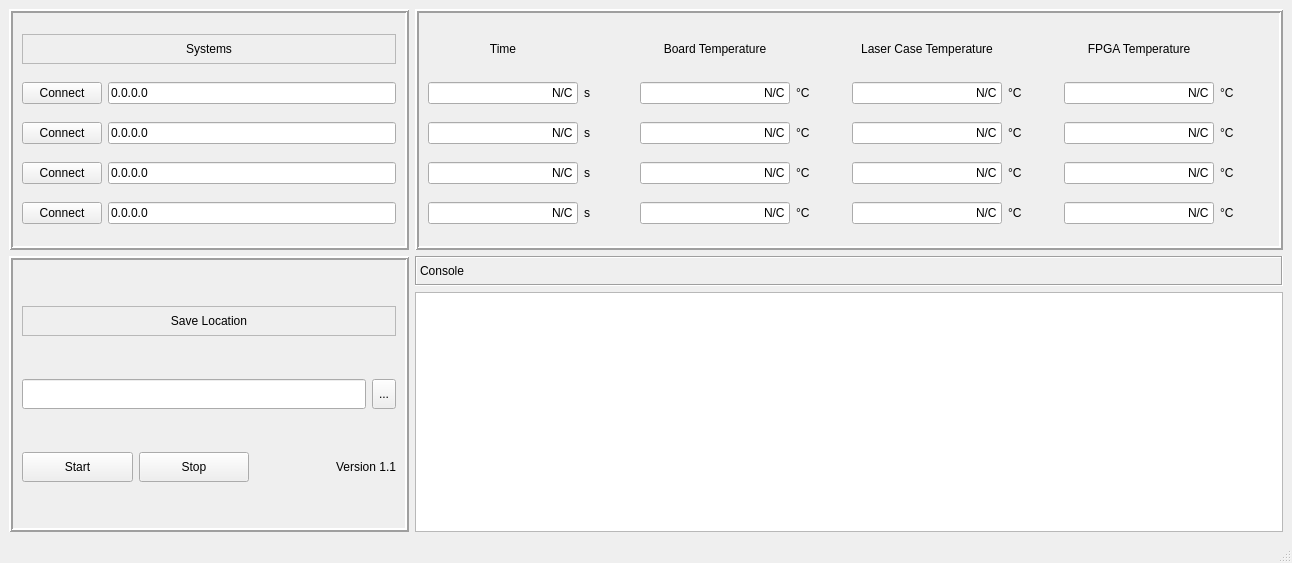
<?xml version="1.0" encoding="UTF-8"?>
<ui version="4.0">
 <class>MainWindow</class>
 <widget class="QMainWindow" name="MainWindow">
  <property name="geometry">
   <rect>
    <x>0</x>
    <y>0</y>
    <width>1264</width>
    <height>563</height>
   </rect>
  </property>
  <property name="maximumSize">
   <size>
    <width>2000</width>
    <height>1000</height>
   </size>
  </property>
  <property name="windowTitle">
   <string>MainWindow</string>
  </property>
  <widget class="QWidget" name="centralwidget">
   <layout class="QGridLayout" name="gridLayout_4">
    <item row="0" column="0">
     <widget class="QFrame" name="frame_2">
      <property name="minimumSize">
       <size>
        <width>400</width>
        <height>0</height>
       </size>
      </property>
      <property name="maximumSize">
       <size>
        <width>400</width>
        <height>16777215</height>
       </size>
      </property>
      <property name="frameShape">
       <enum>QFrame::Box</enum>
      </property>
      <property name="frameShadow">
       <enum>QFrame::Raised</enum>
      </property>
      <property name="lineWidth">
       <number>2</number>
      </property>
      <layout class="QGridLayout" name="gridLayout_2">
       <item row="0" column="0" colspan="2">
        <widget class="QLabel" name="label_21">
         <property name="minimumSize">
          <size>
           <width>0</width>
           <height>30</height>
          </size>
         </property>
         <property name="maximumSize">
          <size>
           <width>16777215</width>
           <height>30</height>
          </size>
         </property>
         <property name="frameShape">
          <enum>QFrame::StyledPanel</enum>
         </property>
         <property name="text">
          <string>Systems</string>
         </property>
         <property name="alignment">
          <set>Qt::AlignCenter</set>
         </property>
        </widget>
       </item>
       <item row="1" column="0">
        <widget class="QPushButton" name="Connect_1">
         <property name="minimumSize">
          <size>
           <width>50</width>
           <height>0</height>
          </size>
         </property>
         <property name="text">
          <string>Connect</string>
         </property>
        </widget>
       </item>
       <item row="1" column="1">
        <widget class="QLineEdit" name="system_ip_box_1">
         <property name="minimumSize">
          <size>
           <width>200</width>
           <height>0</height>
          </size>
         </property>
         <property name="text">
          <string>0.0.0.0</string>
         </property>
        </widget>
       </item>
       <item row="2" column="0">
        <widget class="QPushButton" name="Connect_2">
         <property name="minimumSize">
          <size>
           <width>50</width>
           <height>0</height>
          </size>
         </property>
         <property name="text">
          <string>Connect</string>
         </property>
        </widget>
       </item>
       <item row="2" column="1">
        <widget class="QLineEdit" name="system_ip_box_2">
         <property name="minimumSize">
          <size>
           <width>200</width>
           <height>0</height>
          </size>
         </property>
         <property name="text">
          <string>0.0.0.0</string>
         </property>
        </widget>
       </item>
       <item row="3" column="0">
        <widget class="QPushButton" name="Connect_3">
         <property name="minimumSize">
          <size>
           <width>50</width>
           <height>0</height>
          </size>
         </property>
         <property name="text">
          <string>Connect</string>
         </property>
        </widget>
       </item>
       <item row="3" column="1">
        <widget class="QLineEdit" name="system_ip_box_3">
         <property name="minimumSize">
          <size>
           <width>200</width>
           <height>0</height>
          </size>
         </property>
         <property name="text">
          <string>0.0.0.0</string>
         </property>
        </widget>
       </item>
       <item row="4" column="0">
        <widget class="QPushButton" name="Connect_4">
         <property name="minimumSize">
          <size>
           <width>50</width>
           <height>0</height>
          </size>
         </property>
         <property name="text">
          <string>Connect</string>
         </property>
        </widget>
       </item>
       <item row="4" column="1">
        <widget class="QLineEdit" name="system_ip_box_4">
         <property name="minimumSize">
          <size>
           <width>200</width>
           <height>0</height>
          </size>
         </property>
         <property name="text">
          <string>0.0.0.0</string>
         </property>
        </widget>
       </item>
      </layout>
     </widget>
    </item>
    <item row="0" column="1">
     <widget class="QFrame" name="frame">
      <property name="frameShape">
       <enum>QFrame::Box</enum>
      </property>
      <property name="frameShadow">
       <enum>QFrame::Raised</enum>
      </property>
      <property name="lineWidth">
       <number>2</number>
      </property>
      <layout class="QGridLayout" name="gridLayout_3">
       <item row="4" column="2">
        <widget class="QLineEdit" name="board_temp_4">
         <property name="minimumSize">
          <size>
           <width>150</width>
           <height>0</height>
          </size>
         </property>
         <property name="text">
          <string>N/C</string>
         </property>
         <property name="alignment">
          <set>Qt::AlignRight|Qt::AlignTrailing|Qt::AlignVCenter</set>
         </property>
         <property name="readOnly">
          <bool>true</bool>
         </property>
        </widget>
       </item>
       <item row="4" column="3">
        <widget class="QLabel" name="label_10">
         <property name="minimumSize">
          <size>
           <width>50</width>
           <height>0</height>
          </size>
         </property>
         <property name="text">
          <string>°C</string>
         </property>
        </widget>
       </item>
       <item row="4" column="5">
        <widget class="QLabel" name="label_14">
         <property name="minimumSize">
          <size>
           <width>50</width>
           <height>0</height>
          </size>
         </property>
         <property name="text">
          <string>°C</string>
         </property>
        </widget>
       </item>
       <item row="4" column="4">
        <widget class="QLineEdit" name="laser_case_temp_4">
         <property name="minimumSize">
          <size>
           <width>150</width>
           <height>0</height>
          </size>
         </property>
         <property name="text">
          <string>N/C</string>
         </property>
         <property name="alignment">
          <set>Qt::AlignRight|Qt::AlignTrailing|Qt::AlignVCenter</set>
         </property>
         <property name="readOnly">
          <bool>true</bool>
         </property>
        </widget>
       </item>
       <item row="1" column="0">
        <widget class="QLineEdit" name="time_1">
         <property name="minimumSize">
          <size>
           <width>150</width>
           <height>0</height>
          </size>
         </property>
         <property name="text">
          <string>N/C</string>
         </property>
         <property name="alignment">
          <set>Qt::AlignRight|Qt::AlignTrailing|Qt::AlignVCenter</set>
         </property>
         <property name="readOnly">
          <bool>true</bool>
         </property>
        </widget>
       </item>
       <item row="1" column="2">
        <widget class="QLineEdit" name="board_temp_1">
         <property name="minimumSize">
          <size>
           <width>150</width>
           <height>0</height>
          </size>
         </property>
         <property name="text">
          <string>N/C</string>
         </property>
         <property name="alignment">
          <set>Qt::AlignRight|Qt::AlignTrailing|Qt::AlignVCenter</set>
         </property>
         <property name="readOnly">
          <bool>true</bool>
         </property>
        </widget>
       </item>
       <item row="1" column="1">
        <widget class="QLabel" name="label_5">
         <property name="minimumSize">
          <size>
           <width>50</width>
           <height>0</height>
          </size>
         </property>
         <property name="text">
          <string>s</string>
         </property>
        </widget>
       </item>
       <item row="1" column="3">
        <widget class="QLabel" name="label_9">
         <property name="minimumSize">
          <size>
           <width>50</width>
           <height>0</height>
          </size>
         </property>
         <property name="text">
          <string>°C</string>
         </property>
        </widget>
       </item>
       <item row="1" column="5">
        <widget class="QLabel" name="label_13">
         <property name="minimumSize">
          <size>
           <width>50</width>
           <height>0</height>
          </size>
         </property>
         <property name="text">
          <string>°C</string>
         </property>
        </widget>
       </item>
       <item row="1" column="4">
        <widget class="QLineEdit" name="laser_case_temp_1">
         <property name="minimumSize">
          <size>
           <width>150</width>
           <height>0</height>
          </size>
         </property>
         <property name="text">
          <string>N/C</string>
         </property>
         <property name="alignment">
          <set>Qt::AlignRight|Qt::AlignTrailing|Qt::AlignVCenter</set>
         </property>
         <property name="readOnly">
          <bool>true</bool>
         </property>
        </widget>
       </item>
       <item row="2" column="1">
        <widget class="QLabel" name="label_6">
         <property name="minimumSize">
          <size>
           <width>50</width>
           <height>0</height>
          </size>
         </property>
         <property name="text">
          <string>s</string>
         </property>
        </widget>
       </item>
       <item row="2" column="2">
        <widget class="QLineEdit" name="board_temp_2">
         <property name="minimumSize">
          <size>
           <width>150</width>
           <height>0</height>
          </size>
         </property>
         <property name="text">
          <string>N/C</string>
         </property>
         <property name="alignment">
          <set>Qt::AlignRight|Qt::AlignTrailing|Qt::AlignVCenter</set>
         </property>
         <property name="readOnly">
          <bool>true</bool>
         </property>
        </widget>
       </item>
       <item row="4" column="0">
        <widget class="QLineEdit" name="time_4">
         <property name="minimumSize">
          <size>
           <width>150</width>
           <height>0</height>
          </size>
         </property>
         <property name="text">
          <string>N/C</string>
         </property>
         <property name="alignment">
          <set>Qt::AlignRight|Qt::AlignTrailing|Qt::AlignVCenter</set>
         </property>
         <property name="readOnly">
          <bool>true</bool>
         </property>
        </widget>
       </item>
       <item row="4" column="1">
        <widget class="QLabel" name="label_8">
         <property name="minimumSize">
          <size>
           <width>50</width>
           <height>0</height>
          </size>
         </property>
         <property name="text">
          <string>s</string>
         </property>
        </widget>
       </item>
       <item row="3" column="4">
        <widget class="QLineEdit" name="laser_case_temp_3">
         <property name="minimumSize">
          <size>
           <width>150</width>
           <height>0</height>
          </size>
         </property>
         <property name="text">
          <string>N/C</string>
         </property>
         <property name="alignment">
          <set>Qt::AlignRight|Qt::AlignTrailing|Qt::AlignVCenter</set>
         </property>
         <property name="readOnly">
          <bool>true</bool>
         </property>
        </widget>
       </item>
       <item row="4" column="6">
        <widget class="QLineEdit" name="fpga_temp_4">
         <property name="minimumSize">
          <size>
           <width>150</width>
           <height>0</height>
          </size>
         </property>
         <property name="text">
          <string>N/C</string>
         </property>
         <property name="alignment">
          <set>Qt::AlignRight|Qt::AlignTrailing|Qt::AlignVCenter</set>
         </property>
         <property name="readOnly">
          <bool>true</bool>
         </property>
        </widget>
       </item>
       <item row="2" column="3">
        <widget class="QLabel" name="label_11">
         <property name="minimumSize">
          <size>
           <width>50</width>
           <height>0</height>
          </size>
         </property>
         <property name="text">
          <string>°C</string>
         </property>
        </widget>
       </item>
       <item row="2" column="4">
        <widget class="QLineEdit" name="laser_case_temp_2">
         <property name="minimumSize">
          <size>
           <width>150</width>
           <height>0</height>
          </size>
         </property>
         <property name="text">
          <string>N/C</string>
         </property>
         <property name="alignment">
          <set>Qt::AlignRight|Qt::AlignTrailing|Qt::AlignVCenter</set>
         </property>
         <property name="readOnly">
          <bool>true</bool>
         </property>
        </widget>
       </item>
       <item row="2" column="5">
        <widget class="QLabel" name="label_15">
         <property name="minimumSize">
          <size>
           <width>50</width>
           <height>0</height>
          </size>
         </property>
         <property name="text">
          <string>°C</string>
         </property>
        </widget>
       </item>
       <item row="3" column="0">
        <widget class="QLineEdit" name="time_3">
         <property name="minimumSize">
          <size>
           <width>150</width>
           <height>0</height>
          </size>
         </property>
         <property name="text">
          <string>N/C</string>
         </property>
         <property name="alignment">
          <set>Qt::AlignRight|Qt::AlignTrailing|Qt::AlignVCenter</set>
         </property>
         <property name="readOnly">
          <bool>true</bool>
         </property>
        </widget>
       </item>
       <item row="3" column="1">
        <widget class="QLabel" name="label_7">
         <property name="minimumSize">
          <size>
           <width>50</width>
           <height>0</height>
          </size>
         </property>
         <property name="text">
          <string>s</string>
         </property>
        </widget>
       </item>
       <item row="2" column="0">
        <widget class="QLineEdit" name="time_2">
         <property name="minimumSize">
          <size>
           <width>150</width>
           <height>0</height>
          </size>
         </property>
         <property name="text">
          <string>N/C</string>
         </property>
         <property name="alignment">
          <set>Qt::AlignRight|Qt::AlignTrailing|Qt::AlignVCenter</set>
         </property>
         <property name="readOnly">
          <bool>true</bool>
         </property>
        </widget>
       </item>
       <item row="3" column="5">
        <widget class="QLabel" name="label_16">
         <property name="minimumSize">
          <size>
           <width>50</width>
           <height>0</height>
          </size>
         </property>
         <property name="text">
          <string>°C</string>
         </property>
        </widget>
       </item>
       <item row="3" column="2">
        <widget class="QLineEdit" name="board_temp_3">
         <property name="minimumSize">
          <size>
           <width>150</width>
           <height>0</height>
          </size>
         </property>
         <property name="text">
          <string>N/C</string>
         </property>
         <property name="alignment">
          <set>Qt::AlignRight|Qt::AlignTrailing|Qt::AlignVCenter</set>
         </property>
         <property name="readOnly">
          <bool>true</bool>
         </property>
        </widget>
       </item>
       <item row="2" column="6">
        <widget class="QLineEdit" name="fpga_temp_2">
         <property name="minimumSize">
          <size>
           <width>150</width>
           <height>0</height>
          </size>
         </property>
         <property name="text">
          <string>N/C</string>
         </property>
         <property name="alignment">
          <set>Qt::AlignRight|Qt::AlignTrailing|Qt::AlignVCenter</set>
         </property>
         <property name="readOnly">
          <bool>true</bool>
         </property>
        </widget>
       </item>
       <item row="3" column="3">
        <widget class="QLabel" name="label_12">
         <property name="minimumSize">
          <size>
           <width>50</width>
           <height>0</height>
          </size>
         </property>
         <property name="text">
          <string>°C</string>
         </property>
        </widget>
       </item>
       <item row="2" column="7">
        <widget class="QLabel" name="label_19">
         <property name="minimumSize">
          <size>
           <width>50</width>
           <height>0</height>
          </size>
         </property>
         <property name="text">
          <string>°C</string>
         </property>
        </widget>
       </item>
       <item row="3" column="7">
        <widget class="QLabel" name="label_20">
         <property name="minimumSize">
          <size>
           <width>50</width>
           <height>0</height>
          </size>
         </property>
         <property name="text">
          <string>°C</string>
         </property>
        </widget>
       </item>
       <item row="4" column="7">
        <widget class="QLabel" name="label_18">
         <property name="minimumSize">
          <size>
           <width>50</width>
           <height>0</height>
          </size>
         </property>
         <property name="text">
          <string>°C</string>
         </property>
        </widget>
       </item>
       <item row="1" column="7">
        <widget class="QLabel" name="label_17">
         <property name="minimumSize">
          <size>
           <width>50</width>
           <height>0</height>
          </size>
         </property>
         <property name="text">
          <string>°C</string>
         </property>
        </widget>
       </item>
       <item row="1" column="6">
        <widget class="QLineEdit" name="fpga_temp_1">
         <property name="minimumSize">
          <size>
           <width>150</width>
           <height>0</height>
          </size>
         </property>
         <property name="text">
          <string>N/C</string>
         </property>
         <property name="alignment">
          <set>Qt::AlignRight|Qt::AlignTrailing|Qt::AlignVCenter</set>
         </property>
         <property name="readOnly">
          <bool>true</bool>
         </property>
        </widget>
       </item>
       <item row="3" column="6">
        <widget class="QLineEdit" name="fpga_temp_3">
         <property name="minimumSize">
          <size>
           <width>150</width>
           <height>0</height>
          </size>
         </property>
         <property name="text">
          <string>N/C</string>
         </property>
         <property name="alignment">
          <set>Qt::AlignRight|Qt::AlignTrailing|Qt::AlignVCenter</set>
         </property>
         <property name="readOnly">
          <bool>true</bool>
         </property>
        </widget>
       </item>
       <item row="0" column="6">
        <widget class="QLabel" name="label_4">
         <property name="maximumSize">
          <size>
           <width>16777215</width>
           <height>30</height>
          </size>
         </property>
         <property name="frameShape">
          <enum>QFrame::NoFrame</enum>
         </property>
         <property name="frameShadow">
          <enum>QFrame::Sunken</enum>
         </property>
         <property name="text">
          <string>FPGA Temperature</string>
         </property>
         <property name="alignment">
          <set>Qt::AlignCenter</set>
         </property>
        </widget>
       </item>
       <item row="0" column="4">
        <widget class="QLabel" name="label_3">
         <property name="maximumSize">
          <size>
           <width>16777215</width>
           <height>30</height>
          </size>
         </property>
         <property name="frameShape">
          <enum>QFrame::NoFrame</enum>
         </property>
         <property name="frameShadow">
          <enum>QFrame::Sunken</enum>
         </property>
         <property name="text">
          <string>Laser Case Temperature</string>
         </property>
         <property name="alignment">
          <set>Qt::AlignCenter</set>
         </property>
        </widget>
       </item>
       <item row="0" column="2">
        <widget class="QLabel" name="label_2">
         <property name="maximumSize">
          <size>
           <width>16777215</width>
           <height>30</height>
          </size>
         </property>
         <property name="frameShape">
          <enum>QFrame::NoFrame</enum>
         </property>
         <property name="frameShadow">
          <enum>QFrame::Sunken</enum>
         </property>
         <property name="text">
          <string>Board Temperature</string>
         </property>
         <property name="alignment">
          <set>Qt::AlignCenter</set>
         </property>
        </widget>
       </item>
       <item row="0" column="0">
        <widget class="QLabel" name="label">
         <property name="maximumSize">
          <size>
           <width>16777215</width>
           <height>30</height>
          </size>
         </property>
         <property name="frameShape">
          <enum>QFrame::NoFrame</enum>
         </property>
         <property name="frameShadow">
          <enum>QFrame::Sunken</enum>
         </property>
         <property name="text">
          <string>Time</string>
         </property>
         <property name="alignment">
          <set>Qt::AlignCenter</set>
         </property>
        </widget>
       </item>
      </layout>
     </widget>
    </item>
    <item row="1" column="1">
     <widget class="QLabel" name="label_24">
      <property name="minimumSize">
       <size>
        <width>0</width>
        <height>30</height>
       </size>
      </property>
      <property name="maximumSize">
       <size>
        <width>16777215</width>
        <height>30</height>
       </size>
      </property>
      <property name="font">
       <font>
        <pointsize>9</pointsize>
       </font>
      </property>
      <property name="autoFillBackground">
       <bool>true</bool>
      </property>
      <property name="frameShape">
       <enum>QFrame::Box</enum>
      </property>
      <property name="frameShadow">
       <enum>QFrame::Sunken</enum>
      </property>
      <property name="text">
       <string>Console</string>
      </property>
     </widget>
    </item>
    <item row="2" column="1">
     <widget class="QTextBrowser" name="console_box">
      <property name="sizePolicy">
       <sizepolicy hsizetype="Preferred" vsizetype="Preferred">
        <horstretch>0</horstretch>
        <verstretch>0</verstretch>
       </sizepolicy>
      </property>
      <property name="minimumSize">
       <size>
        <width>0</width>
        <height>100</height>
       </size>
      </property>
      <property name="maximumSize">
       <size>
        <width>16777215</width>
        <height>16777215</height>
       </size>
      </property>
      <property name="html">
       <string>&lt;!DOCTYPE HTML PUBLIC &quot;-//W3C//DTD HTML 4.0//EN&quot; &quot;http://www.w3.org/TR/REC-html40/strict.dtd&quot;&gt;
&lt;html&gt;&lt;head&gt;&lt;meta name=&quot;qrichtext&quot; content=&quot;1&quot; /&gt;&lt;style type=&quot;text/css&quot;&gt;
p, li { white-space: pre-wrap; }
&lt;/style&gt;&lt;/head&gt;&lt;body style=&quot; font-family:'MS Shell Dlg 2'; font-size:8pt; font-weight:400; font-style:normal;&quot;&gt;
&lt;p style=&quot;-qt-paragraph-type:empty; margin-top:0px; margin-bottom:0px; margin-left:0px; margin-right:0px; -qt-block-indent:0; text-indent:0px;&quot;&gt;&lt;br /&gt;&lt;/p&gt;&lt;/body&gt;&lt;/html&gt;</string>
      </property>
     </widget>
    </item>
    <item row="1" column="0" rowspan="2">
     <widget class="QFrame" name="frame_4">
      <property name="minimumSize">
       <size>
        <width>0</width>
        <height>150</height>
       </size>
      </property>
      <property name="maximumSize">
       <size>
        <width>400</width>
        <height>16777215</height>
       </size>
      </property>
      <property name="frameShape">
       <enum>QFrame::Box</enum>
      </property>
      <property name="frameShadow">
       <enum>QFrame::Raised</enum>
      </property>
      <property name="lineWidth">
       <number>2</number>
      </property>
      <layout class="QGridLayout" name="gridLayout">
       <item row="1" column="0" colspan="3">
        <widget class="QLineEdit" name="filename_box">
         <property name="minimumSize">
          <size>
           <width>0</width>
           <height>30</height>
          </size>
         </property>
         <property name="baseSize">
          <size>
           <width>0</width>
           <height>0</height>
          </size>
         </property>
        </widget>
       </item>
       <item row="1" column="3">
        <widget class="QToolButton" name="sreach_file">
         <property name="minimumSize">
          <size>
           <width>0</width>
           <height>30</height>
          </size>
         </property>
         <property name="layoutDirection">
          <enum>Qt::LeftToRight</enum>
         </property>
         <property name="text">
          <string>...</string>
         </property>
        </widget>
       </item>
       <item row="0" column="0" colspan="4">
        <widget class="QLabel" name="label_22">
         <property name="minimumSize">
          <size>
           <width>0</width>
           <height>30</height>
          </size>
         </property>
         <property name="maximumSize">
          <size>
           <width>16777215</width>
           <height>30</height>
          </size>
         </property>
         <property name="frameShape">
          <enum>QFrame::StyledPanel</enum>
         </property>
         <property name="text">
          <string>Save Location</string>
         </property>
         <property name="alignment">
          <set>Qt::AlignCenter</set>
         </property>
        </widget>
       </item>
       <item row="3" column="0">
        <widget class="QPushButton" name="start_save_button">
         <property name="minimumSize">
          <size>
           <width>100</width>
           <height>30</height>
          </size>
         </property>
         <property name="maximumSize">
          <size>
           <width>16777215</width>
           <height>16777215</height>
          </size>
         </property>
         <property name="text">
          <string>Start</string>
         </property>
        </widget>
       </item>
       <item row="3" column="1">
        <widget class="QPushButton" name="stop_save_button">
         <property name="minimumSize">
          <size>
           <width>100</width>
           <height>30</height>
          </size>
         </property>
         <property name="maximumSize">
          <size>
           <width>16777215</width>
           <height>16777215</height>
          </size>
         </property>
         <property name="layoutDirection">
          <enum>Qt::LeftToRight</enum>
         </property>
         <property name="autoFillBackground">
          <bool>false</bool>
         </property>
         <property name="text">
          <string>Stop</string>
         </property>
        </widget>
       </item>
       <item row="3" column="2" colspan="2">
        <widget class="QLabel" name="label_23">
         <property name="minimumSize">
          <size>
           <width>50</width>
           <height>20</height>
          </size>
         </property>
         <property name="maximumSize">
          <size>
           <width>16777215</width>
           <height>20</height>
          </size>
         </property>
         <property name="frameShape">
          <enum>QFrame::NoFrame</enum>
         </property>
         <property name="text">
          <string>Version 1.1</string>
         </property>
         <property name="alignment">
          <set>Qt::AlignRight|Qt::AlignTrailing|Qt::AlignVCenter</set>
         </property>
        </widget>
       </item>
      </layout>
     </widget>
    </item>
   </layout>
  </widget>
  <widget class="QMenuBar" name="menubar">
   <property name="geometry">
    <rect>
     <x>0</x>
     <y>0</y>
     <width>1264</width>
     <height>18</height>
    </rect>
   </property>
  </widget>
  <widget class="QStatusBar" name="statusbar"/>
 </widget>
 <resources/>
 <connections/>
</ui>
